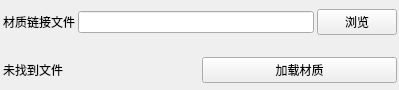
<?xml version="1.0" encoding="UTF-8"?>
<ui version="4.0">
 <class>LoadMatWindow</class>
 <widget class="QMainWindow" name="LoadMatWindow">
  <property name="geometry">
   <rect>
    <x>0</x>
    <y>0</y>
    <width>399</width>
    <height>90</height>
   </rect>
  </property>
  <property name="maximumSize">
   <size>
    <width>400</width>
    <height>600</height>
   </size>
  </property>
  <property name="windowTitle">
   <string>加载材质</string>
  </property>
  <widget class="QWidget" name="centralWidget">
   <widget class="QWidget" name="allWidget" native="true">
    <property name="geometry">
     <rect>
      <x>0</x>
      <y>0</y>
      <width>400</width>
      <height>90</height>
     </rect>
    </property>
    <property name="minimumSize">
     <size>
      <width>400</width>
      <height>90</height>
     </size>
    </property>
    <property name="maximumSize">
     <size>
      <width>16777215</width>
      <height>16777215</height>
     </size>
    </property>
    <layout class="QVBoxLayout" name="allLayout">
     <item>
      <widget class="QWidget" name="aWidget" native="true">
       <property name="maximumSize">
        <size>
         <width>400</width>
         <height>50</height>
        </size>
       </property>
       <layout class="QHBoxLayout" name="aLayout">
        <property name="spacing">
         <number>3</number>
        </property>
        <property name="leftMargin">
         <number>3</number>
        </property>
        <property name="topMargin">
         <number>3</number>
        </property>
        <property name="rightMargin">
         <number>3</number>
        </property>
        <property name="bottomMargin">
         <number>3</number>
        </property>
        <item>
         <widget class="QLabel" name="outlabel">
          <property name="text">
           <string>材质链接文件</string>
          </property>
         </widget>
        </item>
        <item>
         <widget class="QLineEdit" name="pathlineEdit"/>
        </item>
        <item>
         <widget class="QPushButton" name="lookpushButton">
          <property name="text">
           <string>浏览</string>
          </property>
         </widget>
        </item>
       </layout>
      </widget>
     </item>
     <item>
      <widget class="QWidget" name="bWidget" native="true">
       <property name="maximumSize">
        <size>
         <width>400</width>
         <height>40</height>
        </size>
       </property>
       <layout class="QHBoxLayout" name="bLayout">
        <property name="spacing">
         <number>3</number>
        </property>
        <property name="leftMargin">
         <number>3</number>
        </property>
        <property name="topMargin">
         <number>3</number>
        </property>
        <property name="rightMargin">
         <number>3</number>
        </property>
        <property name="bottomMargin">
         <number>3</number>
        </property>
        <item>
         <widget class="QLabel" name="filelabel">
          <property name="text">
           <string>未找到文件</string>
          </property>
         </widget>
        </item>
        <item>
         <widget class="QPushButton" name="cleanpushButton">
          <property name="text">
           <string>加载材质</string>
          </property>
         </widget>
        </item>
       </layout>
      </widget>
     </item>
    </layout>
   </widget>
  </widget>
 </widget>
 <resources/>
 <connections/>
</ui>
